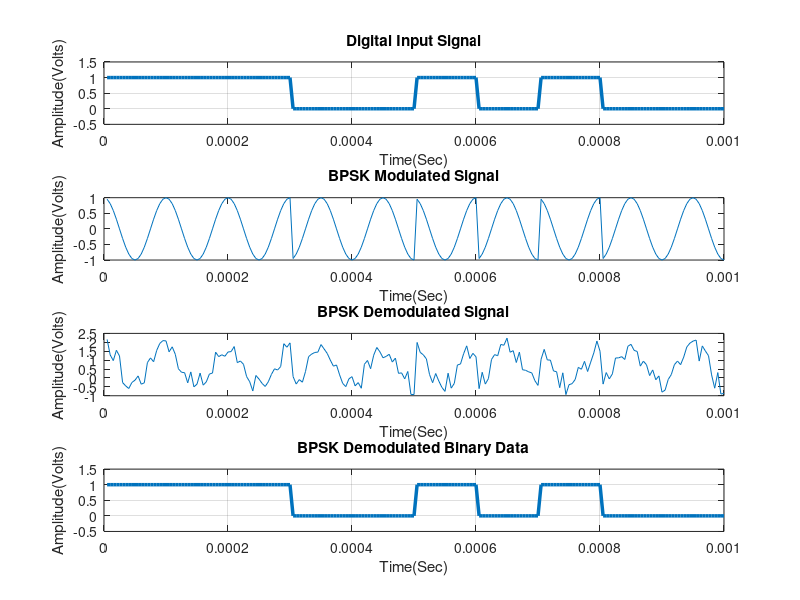

MATLAB code to generate this figure:
% <<<<<<<<<<<<<<<<<<< BPSK Modulation and Demodulation >>>>>>>>>>>>>>>>>>>
clc, clear all, close all;
% ******************* Digital/Binary input information ********************
disp('Enter Digital Input Information = '); % Binary information as stream of bits (binary signal 0 or 1)
x = randi(2, [1,10], 'int32') - 1;
x1 = x;
N = length(x);
Tb = 0.0001;   %Data rate = 1MHz i.e., bit period (second)
disp('Binary Input Information at Transmitter: ');
%disp(x);
% ************* Represent input information as digital signal *************
nb = 20;   % Digital signal per bit
digit = []; 
for n = 1:1:N    
    if x(n) == 1;   
       sig = ones(1,nb);
    else x(n) == 0;
        sig = zeros(1,nb);
    end
     digit = [digit sig];
end
t1=Tb/nb:Tb/nb:nb*N*(Tb/nb);   % Time period 
figure('Name','BPSK Modulation and Demodulation','NumberTitle','off');
subplot(4,1,1);
plot(t1,digit,'lineWidth',2.5);
grid on;
axis([0 Tb*N -0.5 1.5]);
xlabel('Time(Sec)');
ylabel('Amplitude(Volts)');
title('Digital Input Signal');
% **************************** BPSK Modulation **************************** 
Ac = 1;      % Carrier amplitude for binary input  
br = 1/Tb;    % Bit rate
N0 = sqrt(10);
Fc = br;   % Carrier frequency 
Pc1 = 0;      % Carrier phase for binary input '1'
Pc2 = pi;     % Carrier phase for binary input '0'
t2 = Tb/nb:Tb/nb:Tb;   % Signal time                 
mod = [];
for (i = 1:1:N)
    if (x(i)==1)
        y = Ac*cos(2*pi*Fc*t2+Pc1);   % Modulation signal with carrier signal 1
    else
        y = Ac*cos(2*pi*Fc*t2+Pc2);   % Modulation signal with carrier signal 2
    end
    mod=[mod y];
end
t3=Tb/nb:Tb/nb:Tb*N;   % Time period
subplot(4,1,2);
plot(t3,mod);
xlabel('Time(Sec)');
ylabel('Amplitude(Volts)');
title('BPSK Modulated Signal');
% ********************* Transmitted signal x ******************************
x = mod;
% ********************* Channel model h and w *****************************
h = 1;   % Signal fading 
w = sqrt(N0/2) * rand(1, N*nb);   % Noise
% ********************* Received signal y *********************************
y = h.*x + w;   % Convolution

t3=Tb/nb:Tb/nb:Tb*N;   % Time period
subplot(4,1,3);
plot(t3,y);
xlabel('Time(Sec)');
ylabel('Amplitude(Volts)');
title('BPSK Demodulated Signal');

% *************************** BPSK Demodulation ***************************
s = length(t2);
demod = []; 
for n = s:s:length(y)
  t4 = Tb/nb:Tb/nb:Tb;
  c = cos(2*pi*Fc*t4);      % carrier signal 
  mm = c.*y((n-(s-1)):n);   % Convolution
  t5 = Tb/nb:Tb/nb:Tb;
  z = trapz(t5,mm);         % integral 
  rz = round((2*z/Tb));                                     
  if(rz > Ac/2)             % Logical condition 
    a = 1;
  else
    a = 0;
  end
  demod = [demod a];
end 
disp('Demodulated Binary Information at Receiver: ');
% disp(demod);
% ********** Represent demodulated information as digital signal **********
digit = [];
for n = 1:length(demod);
    if demod(n) == 1;
       sig = ones(1,nb);
    else demod(n) == 0;
        sig = zeros(1,nb);
    end
     digit = [digit sig];
end
t5=Tb/nb:Tb/nb:nb*length(demod)*(Tb/nb);   % Time period
subplot(4,1,4)
plot(t5,digit,'LineWidth',2.5);grid on;
axis([0 Tb*length(demod) -0.5 1.5]);
xlabel('Time(Sec)');
ylabel('Amplitude(Volts)');
title('BPSK Demodulated Binary Data');
num = xor(demod,x1);
disp(sum(num));
% ************************** End of the program ***************************





